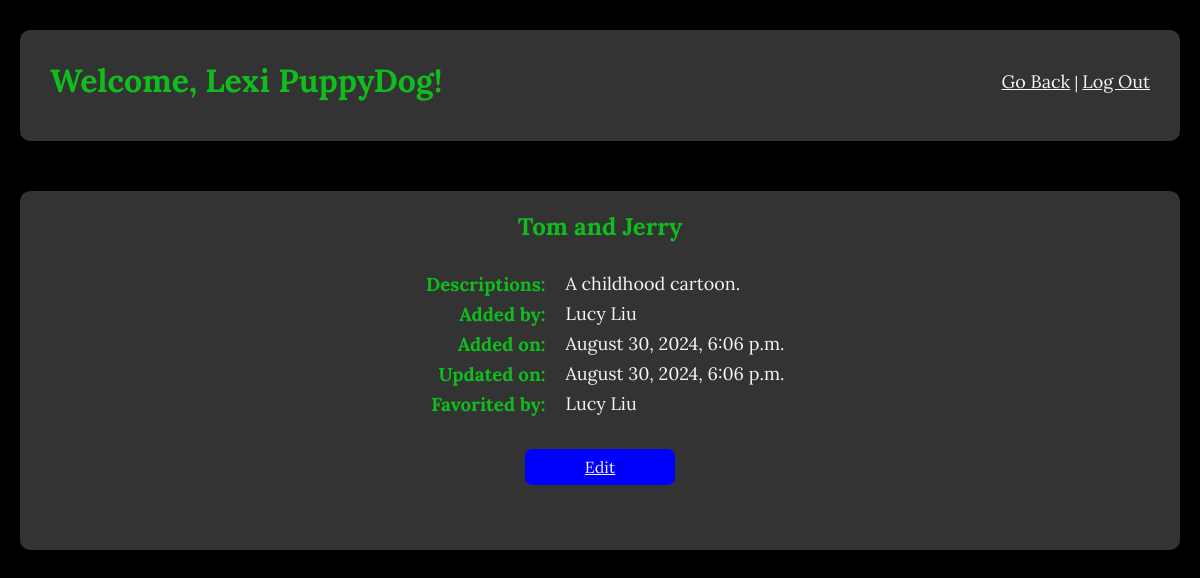
The page /books/27 (signed in) on the database as committed earlier.
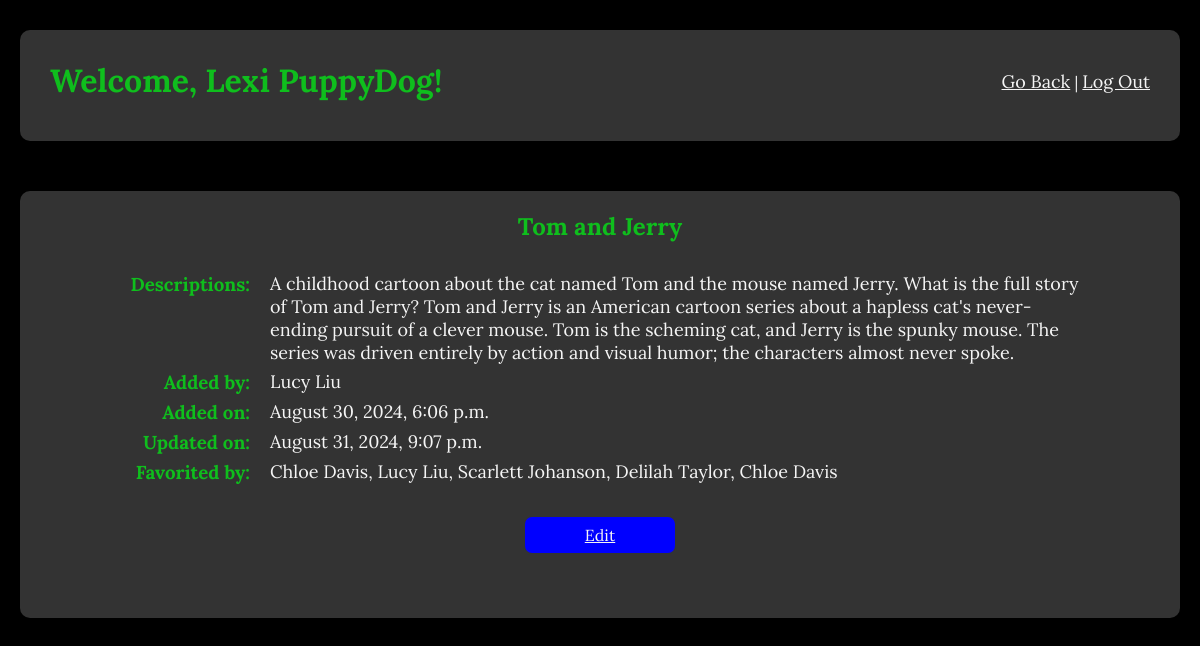
The same page on the database as committed later.
### favorite_books_app/models.py (models this page shows)
class Book(models.Model):
    title = models.CharField(max_length = 255)
    description = models.CharField(max_length = 255)
    uploaded_by = models.ForeignKey(User, related_name="books_uploaded", on_delete=models.CASCADE)
    users_who_like = models.ManyToManyField(User, related_name = "liked_books")
    created_at = models.DateTimeField(auto_now_add=True)
    updated_at = models.DateTimeField(auto_now=True)
    objects = BookManager()

class User(models.Model):
    first_name=models.CharField(max_length=45)
    last_name=models.CharField(max_length=45)
    email=models.CharField(max_length=255)
    password=models.CharField(max_length=255)
    created_at=models.DateTimeField(auto_now_add=True)
    updated_at=models.DateTimeField(auto_now=True)
    objects=UserManager()

### favorite_books_app/views.py (the view)
# urls.py: path('books/<int:book_id>', views.show_one, name='show_book'),  # View a single book
def show_one(request, book_id):
    if 'userid' not in request.session:
        return redirect('/')  # Redirect to login page if user is not logged in
    book = get_object_or_404(Book, id=book_id)
    current_user = User.objects.get(id=request.session['userid'])
    context = {
        'book': book,
        'current_user': current_user,
    }
    return render(request, 'show_book.html', context)

### favorite_books_app/templates/show_book.html (shortened to what this page needs)
<!DOCTYPE html>
<html lang="en">
<head>
    {% load static %}
    <link rel="stylesheet" href="{% static 'css/show_book.css' %}">
</head>
<body>
    <div class="container">
        <div class="header">
            <h1>Welcome, {{ current_user.first_name }} {{ current_user.last_name }}!</h1><br>
            <div class="links">
                <a href="{% url 'list_books' %}">Go Back</a> | <a id="log_out" href="/">Log Out</a>
            </div>
        </div>
        <div class="main">
            <div class="content">
                <h2>{{ book.title }}</h2>
                <div>
                    <h3>Descriptions: </h3>
                    <p>{{ book.description }}</p>
                </div>
                <div>
                    <h3>Added by: </h3>
                    <p>{{ book.uploaded_by.first_name }} {{ book.uploaded_by.last_name }}</p>
                </div>
                <div>
                    <h3>Added on: </h3>
                    <p>{{ book.created_at|date:"F j, Y, g:i a" }}</p>
                </div>
                <div>
                    <h3>Updated on: </h3>
                    <p>{{ book.updated_at|date:"F j, Y, g:i a" }}</p>
                </div>
                <div>
                    <h3>Favorited by:</h3>
                    <p>{% if book.users_who_like.all %}
                            {% for user in book.users_who_like.all %}
                                {{ user.first_name }} {{ user.last_name }}{% if not forloop.last %}, {% endif %}
                            {% endfor %}
                        {% else %}
                            No one
                        {% endif %}
                    </p>
                </div>
            </div>
            <div class="button-wrapper">
                <a href="{% url 'edit_book' book.id %}" class="btn">Edit</a>
            </div>
        </div>
    </div>
</body>
</html>

Rows that differ between the two databases and show on the page:
changed Book "Tom and Jerry": description "A childhood cartoon." → "A childhood cartoon about the cat named Tom and the mouse named Jerry. What is the full story of Tom and Jerry? Tom and Jerry is an American cartoon series about a hapless cat's never-ending pursuit of a clever mouse. Tom is the scheming cat, and Jerry is the spunky mouse. The series was driven entirely by action and visual humor; the characters almost never spoke."; updated_at "August 30, 2024, 6:06 p.m." → "August 31, 2024, 9:07 p.m."
now on this page (row unchanged): User: first_name "Chloe", last_name "Davis"
shown differently, row unchanged: User "Lucy": now shows ","
added User: first_name "Scarlett", last_name "Johanson"
added User: first_name "Delilah", last_name "Taylor"
added User: first_name "Chloe", last_name "Davis"
